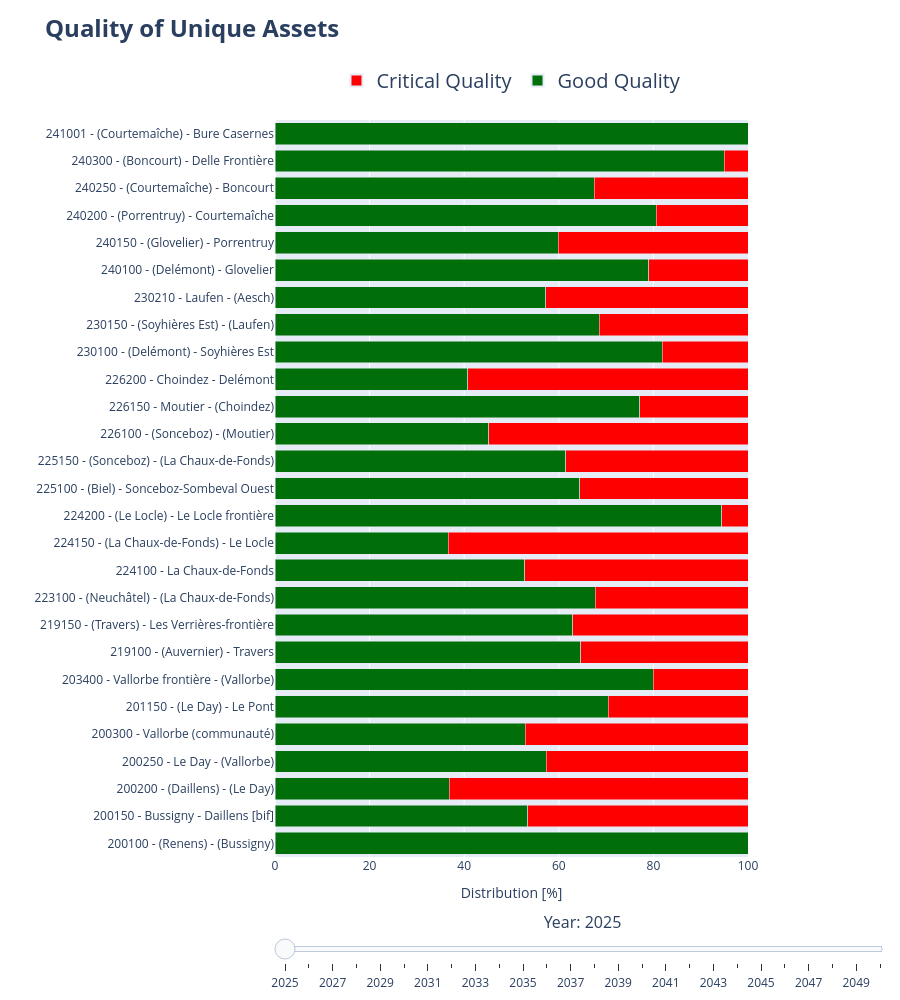

The cell this chart's notebook holds for it:
### Code cell
#Reltative Anteile

import plotly.graph_objects as go

# 1. Get ALL unique Linie Level 3 names across all years combined
all_linies = set()
for year in years:
    df_year = get_year_data(year)
    all_linies.update(df_year['Linie Level 3'].dropna().unique())

# Sort them alphabetically
sorted_linies = sorted(list(all_linies))

# Prepare all frames for the slider
frames = []

for year in years:
    df_year = get_year_data(year)
    
    # Pivot data to have Grade < 4 and Grade > 4 as separate traces
    grade_lt4 = df_year[df_year['Quality_Category'] == 'Grade < 4'].set_index('Linie Level 3')['Count']
    grade_gt4 = df_year[df_year['Quality_Category'] == 'Grade > 4'].set_index('Linie Level 3')['Count']
    
    # Reindex with the global sorted lines (adds missing lines with 0 count)
    grade_lt4 = grade_lt4.reindex(sorted_linies, fill_value=0)
    grade_gt4 = grade_gt4.reindex(sorted_linies, fill_value=0)
    
    # --- CALCULATE RELATIVE PERCENTAGES ---
    total = grade_lt4 + grade_gt4
    # .fillna(0) handles division by zero if a line has a total count of 0 in a specific year
    relative_lt4 = (grade_lt4 / total * 100).fillna(0)
    relative_gt4 = (grade_gt4 / total * 100).fillna(0)
    # --------------------------------------
    
    # Create frame for this year
    frame = go.Frame(
        data=[
            go.Bar(
                x=relative_lt4.values,
                y=relative_lt4.index,
                customdata=grade_lt4.values,  # Pass absolute count to hover
                name='Good Quality',
                orientation='h',
                marker=dict(color='#006E09'),
                hovertemplate='%{y}<br>Percentage: %{x:.1f}%<br>Count: %{customdata}<extra></extra>'
            ),
            go.Bar(
                x=relative_gt4.values,
                y=relative_gt4.index,
                customdata=grade_gt4.values,  # Pass absolute count to hover
                name='Critical Quality',
                orientation='h',
                marker=dict(color='#FF0000'),
                hovertemplate='%{y}<br>Percentage: %{x:.1f}%<br>Count: %{customdata}<extra></extra>'
            )
        ],
        name=str(int(year))
    )
    frames.append(frame)


# Create initial figure using the first year's data, reindexed to the global list
initial_data = get_year_data(years[0])
grade_lt4_initial = initial_data[initial_data['Quality_Category'] == 'Grade < 4'].set_index('Linie Level 3')['Count']
grade_gt4_initial = initial_data[initial_data['Quality_Category'] == 'Grade > 4'].set_index('Linie Level 3')['Count']
grade_lt4_initial = grade_lt4_initial.reindex(sorted_linies, fill_value=0)
grade_gt4_initial = grade_gt4_initial.reindex(sorted_linies, fill_value=0)

# --- CALCULATE INITIAL RELATIVE PERCENTAGES ---
total_initial = grade_lt4_initial + grade_gt4_initial
relative_lt4_initial = (grade_lt4_initial / total_initial * 100).fillna(0)
relative_gt4_initial = (grade_gt4_initial / total_initial * 100).fillna(0)
# ----------------------------------------------

fig = go.Figure(
    data=[
        go.Bar(
            x=relative_lt4_initial.values,
            y=relative_lt4_initial.index,
            customdata=grade_lt4_initial.values,
            name='Good Quality',
            orientation='h',
            marker=dict(color="#006E09"),
            hovertemplate='%{y}<br>Percentage: %{x:.1f}%<br>Count: %{customdata}<extra></extra>'
        ),
        go.Bar(
            x=relative_gt4_initial.values,
            y=relative_gt4_initial.index,
            customdata=grade_gt4_initial.values,
            name='Critical Quality',
            orientation='h',
            marker=dict(color="#FF0000"),
            hovertemplate='%{y}<br>Percentage: %{x:.1f}%<br>Count: %{customdata}<extra></extra>'
        )
    ],
    frames=frames
)

# Add year slider
sliders = [
    {
        'active': 0,
        'yanchor': 'top',
        'y': 0,
        'xanchor': 'left',
        'x': 0.0,
        'currentvalue': {
            'prefix': 'Year: ',
            'visible': True,
            'xanchor': 'center',
            'font': {'size': 16}
        },
        'transition': {'duration': 300},
        'pad': {'b': 2, 't': 50},
        'len': 1.3,
        'steps': [
            {
                'args': [
                    [str(int(year))],
                    {
                        'frame': {'duration': 300, 'redraw': True},
                        'mode': 'immediate',
                        'transition': {'duration': 300}
                    }
                ],
                'method': 'animate',
                'label': str(int(year))
            }
            for year in years
        ]
    }
]


fig.update_layout(
    sliders=sliders,
    autosize=True,
    # --- FIXED TITLE SEGMENT ---
    title=dict(
        text='Quality of Unique Assets',
        x=0.05,             # Placed at the far-left coordinate edge
        y=0.98,            
        xanchor='left',    # Left edge of the title text anchors to x=0.0
        yanchor='top',
        font=dict(
            size=24,       
            weight='bold'  
        )
    ),
    # ---------------------------
    xaxis=dict(
        title='Distribution [%]',
        range=[0, 100],          
        autorange=False,         
        automargin=True,          
    ),
    yaxis_title='',
    yaxis=dict(
        type='category',
        categoryorder='array',
        categoryarray=sorted_linies,
        automargin=True,          
    ),
    barmode='stack',
    height=max(1000, len(sorted_linies) * 20),
    hovermode='closest',
    showlegend=True,
    
    legend=dict(
        x=0.5,             
        y=1.08,            
        xanchor='center',  
        yanchor='top',
        orientation='h',   
        font=dict(
            size=20  
        ),
        itemsizing='constant' 
    ),
    
    margin=dict(
        l=10,  
        r=10,  
        t=120, 
        b=20  
    ) 
)


fig.write_html("relative_quality_grade_comparison.html", include_plotlyjs='cdn', full_html=True)
fig.show()

### Figure 1 — Plotly figure (JSON) as saved in the notebook; plotly's stock layout.template omitted (floating-point values rounded to 4 significant figures)
{"data": [{"customdata": [367, 2793, 1930, 1322, 166, 612, 108, 2905, 844, 2222, 670, 553, 392, 3167, 3535, 1647, 2716, 1505, 439, 811, 1735, 2632, 3527, 519, 332, 94, 9], "hovertemplate": "%{y}<br>Percentage: %{x:.1f}%<br>Count: %{customdata}<extra></extra>", "marker": {"color": "#006E09"}, "name": "Good Quality", "orientation": "h", "type": "bar", "x": [100.0, 53.48, 36.8, 57.33, 52.87, 70.43, 80.0, 64.68, 62.99, 67.7, 52.84, 36.67, 94.46, 64.38, 61.5, 45.23, 77.14, 40.8, 81.9, 68.55, 57.22, 79.06, 59.84, 80.59, 67.48, 94.95, 100.0], "y": ["200100 - (Renens) - (Bussigny)", "200150 - Bussigny - Daillens [bif]", "200200 - (Daillens) - (Le Day)", "200250 - Le Day - (Vallorbe)", "200300 - Vallorbe (communauté)", "201150 - (Le Day) - Le Pont", "203400 - Vallorbe frontière - (Vallorbe)", "219100 - (Auvernier) - Travers", "219150 - (Travers) - Les Verrières-frontière", "223100 - (Neuchâtel) - (La Chaux-de-Fonds)", "224100 - La Chaux-de-Fonds", "224150 - (La Chaux-de-Fonds) - Le Locle", "224200 - (Le Locle) - Le Locle frontière", "225100 - (Biel) - Sonceboz-Sombeval Ouest", "225150 - (Sonceboz) - (La Chaux-de-Fonds)", "226100 - (Sonceboz) - (Moutier)", "226150 - Moutier - (Choindez)", "226200 - Choindez - Delémont", "230100 - (Delémont) - Soyhières Est", "230150 - (Soyhières Est) - (Laufen)", "230210 - Laufen - (Aesch)", "240100 - (Delémont) - Glovelier", "240150 - (Glovelier) - Porrentruy", "240200 - (Porrentruy) - Courtemaîche", "240250 - (Courtemaîche) - Boncourt", "240300 - (Boncourt) - Delle Frontière", "241001 - (Courtemaîche) - Bure Casernes"]}, {"customdata": [0, 2430, 3314, 984, 148, 257, 27, 1586, 496, 1060, 598, 955, 23, 1752, 2213, 1994, 805, 2184, 97, 372, 1297, 697, 2367, 125, 160, 5, 0], "hovertemplate": "%{y}<br>Percentage: %{x:.1f}%<br>Count: %{customdata}<extra></extra>", "marker": {"color": "#FF0000"}, "name": "Critical Quality", "orientation": "h", "type": "bar", "x": [0.0, 46.52, 63.2, 42.67, 47.13, 29.57, 20.0, 35.32, 37.01, 32.3, 47.16, 63.33, 5.542, 35.62, 38.5, 54.77, 22.86, 59.2, 18.1, 31.45, 42.78, 20.94, 40.16, 19.41, 32.52, 5.051, 0.0], "y": ["200100 - (Renens) - (Bussigny)", "200150 - Bussigny - Daillens [bif]", "200200 - (Daillens) - (Le Day)", "200250 - Le Day - (Vallorbe)", "200300 - Vallorbe (communauté)", "201150 - (Le Day) - Le Pont", "203400 - Vallorbe frontière - (Vallorbe)", "219100 - (Auvernier) - Travers", "219150 - (Travers) - Les Verrières-frontière", "223100 - (Neuchâtel) - (La Chaux-de-Fonds)", "224100 - La Chaux-de-Fonds", "224150 - (La Chaux-de-Fonds) - Le Locle", "224200 - (Le Locle) - Le Locle frontière", "225100 - (Biel) - Sonceboz-Sombeval Ouest", "225150 - (Sonceboz) - (La Chaux-de-Fonds)", "226100 - (Sonceboz) - (Moutier)", "226150 - Moutier - (Choindez)", "226200 - Choindez - Delémont", "230100 - (Delémont) - Soyhières Est", "230150 - (Soyhières Est) - (Laufen)", "230210 - Laufen - (Aesch)", "240100 - (Delémont) - Glovelier", "240150 - (Glovelier) - Porrentruy", "240200 - (Porrentruy) - Courtemaîche", "240250 - (Courtemaîche) - Boncourt", "240300 - (Boncourt) - Delle Frontière", "241001 - (Courtemaîche) - Bure Casernes"]}], "layout": {"autosize": true, "barmode": "stack", "height": 1000, "hovermode": "closest", "legend": {"font": {"size": 20}, "itemsizing": "constant", "orientation": "h", "x": 0.5, "xanchor": "center", "y": 1.08, "yanchor": "top"}, "margin": {"b": 20, "l": 10, "r": 10, "t": 120}, "showlegend": true, "sliders": [{"active": 0, "currentvalue": {"font": {"size": 16}, "prefix": "Year: ", "visible": true, "xanchor": "center"}, "len": 1.3, "pad": {"b": 2, "t": 50}, "steps": [{"args": [["2025"], {"frame": {"duration": 300, "redraw": true}, "mode": "immediate", "transition": {"duration": 300}}], "label": "2025", "method": "animate"}, {"args": [["2026"], {"frame": {"duration": 300, "redraw": true}, "mode": "immediate", "transition": {"duration": 300}}], "label": "2026", "method": "animate"}, {"args": [["2027"], {"frame": {"duration": 300, "redraw": true}, "mode": "immediate", "transition": {"duration": 300}}], "label": "2027", "method": "animate"}, {"args": [["2028"], {"frame": {"duration": 300, "redraw": true}, "mode": "immediate", "transition": {"duration": 300}}], "label": "2028", "method": "animate"}, {"args": [["2029"], {"frame": {"duration": 300, "redraw": true}, "mode": "immediate", "transition": {"duration": 300}}], "label": "2029", "method": "animate"}, {"args": [["2030"], {"frame": {"duration": 300, "redraw": true}, "mode": "immediate", "transition": {"duration": 300}}], "label": "2030", "method": "animate"}, {"args": [["2031"], {"frame": {"duration": 300, "redraw": true}, "mode": "immediate", "transition": {"duration": 300}}], "label": "2031", "method": "animate"}, {"args": [["2032"], {"frame": {"duration": 300, "redraw": true}, "mode": "immediate", "transition": {"duration": 300}}], "label": "2032", "method": "animate"}, {"args": [["2033"], {"frame": {"duration": 300, "redraw": true}, "mode": "immediate", "transition": {"duration": 300}}], "label": "2033", "method": "animate"}, {"args": [["2034"], {"frame": {"duration": 300, "redraw": true}, "mode": "immediate", "transition": {"duration": 300}}], "label": "2034", "method": "animate"}, {"args": [["2035"], {"frame": {"duration": 300, "redraw": true}, "mode": "immediate", "transition": {"duration": 300}}], "label": "2035", "method": "animate"}, {"args": [["2036"], {"frame": {"duration": 300, "redraw": true}, "mode": "immediate", "transition": {"duration": 300}}], "label": "2036", "method": "animate"}, {"args": [["2037"], {"frame": {"duration": 300, "redraw": true}, "mode": "immediate", "transition": {"duration": 300}}], "label": "2037", "method": "animate"}, {"args": [["2038"], {"frame": {"duration": 300, "redraw": true}, "mode": "immediate", "transition": {"duration": 300}}], "label": "2038", "method": "animate"}, {"args": [["2039"], {"frame": {"duration": 300, "redraw": true}, "mode": "immediate", "transition": {"duration": 300}}], "label": "2039", "method": "animate"}, {"args": [["2040"], {"frame": {"duration": 300, "redraw": true}, "mode": "immediate", "transition": {"duration": 300}}], "label": "2040", "method": "animate"}, {"args": [["2041"], {"frame": {"duration": 300, "redraw": true}, "mode": "immediate", "transition": {"duration": 300}}], "label": "2041", "method": "animate"}, {"args": [["2042"], {"frame": {"duration": 300, "redraw": true}, "mode": "immediate", "transition": {"duration": 300}}], "label": "2042", "method": "animate"}, {"args": [["2043"], {"frame": {"duration": 300, "redraw": true}, "mode": "immediate", "transition": {"duration": 300}}], "label": "2043", "method": "animate"}, {"args": [["2044"], {"frame": {"duration": 300, "redraw": true}, "mode": "immediate", "transition": {"duration": 300}}], "label": "2044", "method": "animate"}, {"args": [["2045"], {"frame": {"duration": 300, "redraw": true}, "mode": "immediate", "transition": {"duration": 300}}], "label": "2045", "method": "animate"}, {"args": [["2046"], {"frame": {"duration": 300, "redraw": true}, "mode": "immediate", "transition": {"duration": 300}}], "label": "2046", "method": "animate"}, {"args": [["2047"], {"frame": {"duration": 300, "redraw": true}, "mode": "immediate", "transition": {"duration": 300}}], "label": "2047", "method": "animate"}, {"args": [["2048"], {"frame": {"duration": 300, "redraw": true}, "mode": "immediate", "transition": {"duration": 300}}], "label": "2048", "method": "animate"}, {"args": [["2049"], {"frame": {"duration": 300, "redraw": true}, "mode": "immediate", "transition": {"duration": 300}}], "label": "2049", "method": "animate"}, {"args": [["2050"], {"frame": {"duration": 300, "redraw": true}, "mode": "immediate", "transition": {"duration": 300}}], "label": "2050", "method": "animate"}], "transition": {"duration": 300}, "x": 0, "xanchor": "left", "y": 0, "yanchor": "top"}], "title": {"font": {"size": 24, "weight": "bold"}, "text": "Quality of Unique Assets", "x": 0.05, "xanchor": "left", "y": 0.98, "yanchor": "top"}, "xaxis": {"automargin": true, "autorange": false, "range": [0, 100], "title": {"text": "Distribution [%]"}}, "yaxis": {"automargin": true, "categoryarray": ["200100 - (Renens) - (Bussigny)", "200150 - Bussigny - Daillens [bif]", "200200 - (Daillens) - (Le Day)", "200250 - Le Day - (Vallorbe)", "200300 - Vallorbe (communauté)", "201150 - (Le Day) - Le Pont", "203400 - Vallorbe frontière - (Vallorbe)", "219100 - (Auvernier) - Travers", "219150 - (Travers) - Les Verrières-frontière", "223100 - (Neuchâtel) - (La Chaux-de-Fonds)", "224100 - La Chaux-de-Fonds", "224150 - (La Chaux-de-Fonds) - Le Locle", "224200 - (Le Locle) - Le Locle frontière", "225100 - (Biel) - Sonceboz-Sombeval Ouest", "225150 - (Sonceboz) - (La Chaux-de-Fonds)", "226100 - (Sonceboz) - (Moutier)", "226150 - Moutier - (Choindez)", "226200 - Choindez - Delémont", "230100 - (Delémont) - Soyhières Est", "230150 - (Soyhières Est) - (Laufen)", "230210 - Laufen - (Aesch)", "240100 - (Delémont) - Glovelier", "240150 - (Glovelier) - Porrentruy", "240200 - (Porrentruy) - Courtemaîche", "240250 - (Courtemaîche) - Boncourt", "240300 - (Boncourt) - Delle Frontière", "241001 - (Courtemaîche) - Bure Casernes"], "categoryorder": "array", "title": {"text": ""}, "type": "category"}}}
